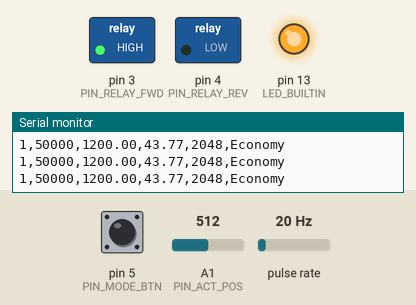
A sketch run on a simulated Teensy 4. On the bench: switched loads named in the sketch (green lamp = pin HIGH), output pins drawn as LEDs (lit = HIGH), the last lines printed to the serial monitor. Wiring (inferred from the names in the program): pulse sensor: data pin 2. Inputs (shaded band) come from the test bench; at power-on: pulse rate 20 Hz, A1 (PIN_ACT_POS) = 512, pin 5 (PIN_MODE_BTN) HIGH (analog values on the 0–1023 scale).

Above: at 1.2 s.
1.3 s: pulse rate (sensor on pin 2) set to 100 Hz
At 2.3 s:
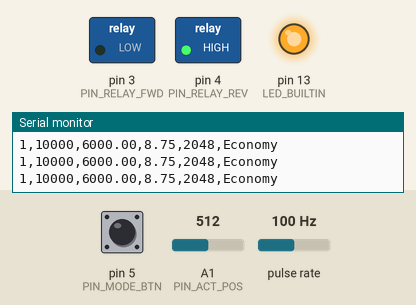
2.8 s: A1 (PIN_ACT_POS) set to 564
4.3 s: A1 (PIN_ACT_POS) set to 588
At 4.8 s:
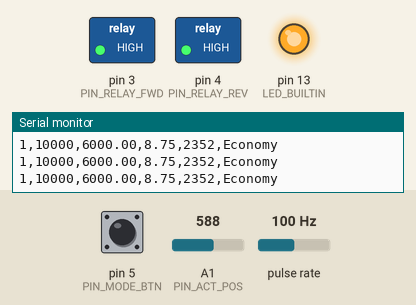
5.8 s: pin 5 (PIN_MODE_BTN) pulled LOW for 0.15 s
At 6.2 s:
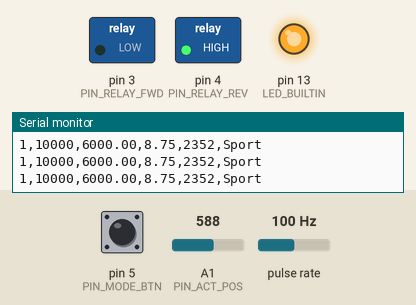
7.4 s: pin 5 (PIN_MODE_BTN) pulled LOW for 1 s
9.9 s: pulse rate (sensor on pin 2) set to 61 Hz
11.4 s: pulse rate (sensor on pin 2) set to 57 Hz
At 12.3 s:
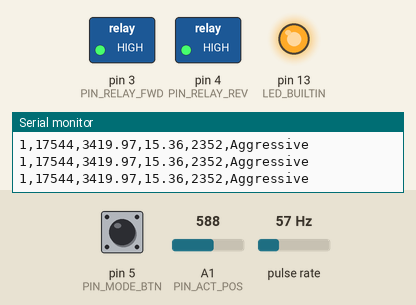
Timing chart, 0 to 13.9 s (numbered marks = the images above; inputs shaded):
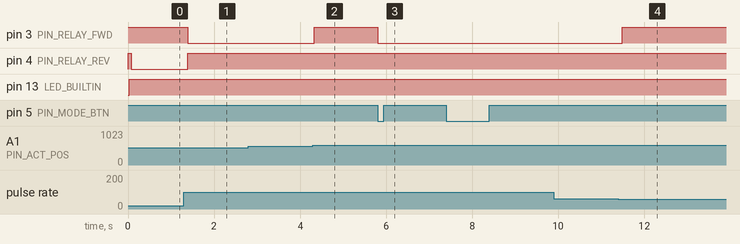

The sketch:

ECVT_Latest.ino
```cpp
// eCVT Firmware — Knight Racing Baja SAE
// Teensy 4.1 — Relay H-bridge actuator control with hall effect RPM
// Actuator: 12V, 6-inch (152mm) stroke, 2000N linear actuator with position feedback

#include <Watchdog_t4.h>
WDT_T4<WDT1> wdt;

// --- Pin assignments ---
const int PIN_HALL      = 2;   // Hall effect sensor (interrupt-capable, INPUT_PULLUP)
const int PIN_RELAY_FWD = 3;   // Forward relay control (active LOW)
const int PIN_RELAY_REV = 4;   // Reverse relay control (active LOW)
const int PIN_MODE_BTN  = 5;   // Mode cycle button (INPUT_PULLUP, press = LOW)
const int PIN_ACT_POS   = A1;  // Actuator position feedback (analog in)
// White wire is 0-5V — voltage divider required: 10k top + 8.2k bottom before this pin

// --- Timing constants ---
const int    MAGNETS_PER_REV        = 1;
const unsigned long RPM_TIMEOUT     = 1000000;  // 1 second in microseconds
const unsigned long RELAY_DEADTIME_MS = 75;     // Min ms between relay direction changes
const unsigned long PRINT_INTERVAL_US = 50000;  // Serial print every 50ms
const unsigned long FAULT_PRINT_INTERVAL_MS = 1000; // Fault messages every 1s

// --- Actuator constants ---
const int ACT_DEADBAND = 50;   // ADC counts — stop relay when within this of target
const int ACT_POS_MIN  = 100;  // Software position clamp — minimum safe ADC count
const int ACT_POS_MAX  = 2800; // Software position clamp — maximum safe ADC count (voltage divider tops out ~2794)
// Actuator: 12V, 152mm stroke, 2000N, ~12mm/s under load (verify from datasheet)
// Position scale: 0 = fully retracted, ~2794 = fully extended (voltage divider limits to ~2.25V)
// Resolution: 152mm / 2794 counts ≈ 0.054 mm/count

// --- Button debounce ---
const unsigned long BTN_DEBOUNCE_MS = 200;  // Minimum ms between accepted presses

// --- Fault detection constants ---
const int ACT_FEEDBACK_MIN     = 10;    // Below this = feedback wire likely broken/disconnected
const int ACT_FEEDBACK_MAX     = 3000;  // Above this = feedback wire shorted to power
const float RPM_MAX_VALID      = 4050.0; // Requirement ceiling is 3900 RPM + 150 noise margin
const float RPM_MIN_CONTROL    = 1800.0; // Below this = engine not under load, hold retracted
const unsigned long ACT_STALL_TIMEOUT_MS = 5000; // If actuator hasn't moved in this long while driving
// NOTE: 5s timeout accounts for the slower 152mm/2000N actuator (~12mm/s under load)

// --- Position rate-of-change fault detection ---
// At ~12mm/s and 0.054mm/count, max real rate is ~222 counts/sec (~11 counts/50ms).
// Threshold of 150 counts/50ms gives large margin for real movement but catches
// broken feedback wires or EMI spikes (which jump 1000+ counts instantly).
const int ACT_MAX_RATE_PER_CYCLE = 150;       // Max ADC count change per check interval
const unsigned long ACT_RATE_CHECK_MS = 50;    // Rate check interval

// --- EMA filter for actuator position feedback ---
// Alpha 0.15 with 50ms control loop gives ~300ms settling — smooths relay EMI
// and alternator ripple without adding dangerous lag to position tracking.
const float EMA_ALPHA = 0.15;

// --- Engine specs ---
const float ENGINE_HP = 10.0;  // Briggs & Stratton 10HP

// --- Hall sensor ISR variables (volatile) ---
volatile unsigned long lastPulseTime = 0;
volatile unsigned long pulseDelta = 0;
volatile bool newPulse = false;

// --- RPM rolling average ---
// A 4-sample rolling average of pulseDelta smooths out magnet bounce and marginal
// ISR triggers under vibration. At 3900 RPM worst-case, pulse period is ~15,385 us.
// 4 samples adds ~46 ms of latency — well within the 50 ms print/control interval.
//
// DESIGN NOTE — RPM spike blind spot:
// A single-sample spike can only push the 4-sample average above RPM_MAX_VALID (4050)
// when the true RPM is already near the ceiling (~3700+ RPM). At mid-range RPM the
// spike is absorbed into the average without triggering FAULT_RPM_IMPLAUSIBLE — this
// is intentional (prevents false faults from vibration) but means implausible-RPM
// detection has reduced sensitivity below ~3700 RPM. Account for this during
// on-vehicle calibration; if mid-range spike detection is required, reduce the
// RPM_AVG_SAMPLES count or add a single-sample instantaneous check.
const int RPM_AVG_SAMPLES = 4;
unsigned long deltaBuffer[RPM_AVG_SAMPLES] = {0};
int deltaBufferIdx = 0;
int deltaBufferCount = 0;  // Tracks fill level — don't average until buffer is full

// --- Fault flags ---
enum FaultCode {
  FAULT_NONE           = 0,
  FAULT_ACT_FEEDBACK   = 1,  // Actuator position feedback out of range
  FAULT_BTN_RESERVED   = 2,  // Reserved
  FAULT_RPM_IMPLAUSIBLE = 3, // RPM reading above physical limit
  FAULT_ACT_STALL      = 4,  // Actuator not moving despite being driven
  FAULT_ACT_RATE       = 5   // Position feedback changed impossibly fast (wiring fault or EMI)
};

FaultCode activeFault = FAULT_NONE;
bool faultLatched = false;  // Once critical fault triggers, stay in fault until reset

// --- Global state ---
unsigned long lastDetectionTime = 0;
unsigned long timeDelta = 0;
float rpm = 0;
float lastValidRpm = 0;  // Retained across noise spikes — used when current reading is rejected
bool rpmValid = false;
int actuatorPos = 0;
unsigned long lastDirectionChange = 0;
int lastRelayState = 0;  // 0=stopped, 1=fwd, -1=rev

// Mode button state
int presetIndex = 0;  // 0=Economy, 1=Sport, 2=Aggressive
bool lastBtnState = HIGH;
unsigned long lastBtnTime = 0;

// Fault detection state
int lastActuatorPos = 0;
unsigned long actLastMoveTime = 0;
unsigned long lastFaultPrintTime = 0;
bool actuatorInDeadband = false;  // Set by driveActuator when position is within target deadband

// Rate-of-change fault detection state
int prevPosForRate = -1;          // -1 = not yet initialized
unsigned long lastRateCheckTime = 0;

// EMA filter state
float emaActuatorPos = 0.0;
bool emaInitialized = false;

// --- Preset structure ---
const int MAX_BREAKPOINTS = 7;

struct RpmPreset {
  const char* name;
  int rpmThresholds[MAX_BREAKPOINTS];
  int actPositions[MAX_BREAKPOINTS];  // Actuator position targets in ADC counts (0-2794 = 0-152mm)
  int numPoints;
};

// Placeholder values — MUST be calibrated on vehicle with actual CVT variator.
// RPM range: 1800–3900 per requirement. Below 1800 = hold retracted (RPM_MIN_CONTROL).
// Positions are ADC counts after voltage divider (0 = retracted, ~2794 = fully extended).
//
// TODO: Secondary driven-shaft sensor needed to close the loop on actual CVT ratio.
//       Until then, these curves map engine RPM to actuator position as a proxy only.
//       Calibration requires measuring sheave position vs belt ratio on the bench,
//       then tuning breakpoints during on-vehicle dyno/driving tests.

const RpmPreset PRESET_ECONOMY = {
  "Economy",
  {1800, 2150, 2500, 2850, 3200, 3550, 3900},
  { 400,  700, 1000, 1350, 1700, 2050, 2400},
  7
};

const RpmPreset PRESET_SPORT = {
  "Sport",
  {1800, 2150, 2500, 2850, 3200, 3550, 3900},
  { 500,  850, 1200, 1600, 2000, 2350, 2600},
  7
};

const RpmPreset PRESET_AGGRESSIVE = {
  "Aggressive",
  {1800, 2150, 2500, 2850, 3200, 3550, 3900},
  { 600, 1000, 1400, 1800, 2200, 2500, 2700},
  7
};

// Active preset pointer
const RpmPreset* activePreset = &PRESET_ECONOMY;

// --- Hall effect ISR ---
// Accuracy derivation (SR_20/SR_21: 0.05% RPM accuracy over 1800–3900 range):
//
//   At 3900 RPM (worst case — shortest period):
//     Period = 60e6 / 3900 = 15,385 us
//     micros() resolution on Teensy 4.1 = 1 us (hardware timer, no jitter)
//     Single-sample quantization error = 1 / 15385 = 0.0065% — meets 0.05%
//
//   With 4-sample rolling average:
//     Random jitter (magnet wobble, ISR latency ~0.2 us on Cortex-M7) averages out.
//     Effective jitter contribution ≈ 0.2 / (15385 * sqrt(4)) = 0.00065% — negligible.
//     Dominant error source becomes magnet placement concentricity, not firmware.
//
//   At 1800 RPM (longest period in control range):
//     Period = 60e6 / 1800 = 33,333 us
//     Single-sample error = 1 / 33333 = 0.003% — even better.
//
void hallISR() {
  unsigned long now = micros();
  pulseDelta = now - lastPulseTime;
  lastPulseTime = now;
  newPulse = true;
}

// --- Torque calculation ---
float calculateTorque(float currentRpm) {
  if (currentRpm == 0) {
    return 0.0;
  }
  // Torque (lb-ft) = (HP * 5252) / RPM
  return (ENGINE_HP * 5252.0) / currentRpm;
}

// --- Preset list for cycling ---
const RpmPreset* PRESETS[] = { &PRESET_ECONOMY, &PRESET_SPORT, &PRESET_AGGRESSIVE };
const int NUM_PRESETS = 3;

// --- Mode selection via button press ---
// Button wired between PIN_MODE_BTN and GND, uses INPUT_PULLUP
// Each press cycles: Economy → Sport → Aggressive → Economy ...
void selectPresetFromButton() {
  bool btnState = digitalRead(PIN_MODE_BTN);

  // Detect falling edge (press) with debounce
  if (btnState == LOW && lastBtnState == HIGH) {
    if (millis() - lastBtnTime > BTN_DEBOUNCE_MS) {
      presetIndex = (presetIndex + 1) % NUM_PRESETS;
      activePreset = PRESETS[presetIndex];
      Serial.print("Preset: ");
      Serial.println(activePreset->name);
      lastBtnTime = millis();
    }
  }
  lastBtnState = btnState;
}

// --- Look up actuator target position from RPM and active preset ---
int getActuatorTargetForRpm(float currentRpm) {
  int target;

  if (currentRpm == 0) {
    target = activePreset->actPositions[0];
  }
  else if (currentRpm >= activePreset->rpmThresholds[activePreset->numPoints - 1]) {
    target = activePreset->actPositions[activePreset->numPoints - 1];
  }
  else {
    // Default to first position. If RPM is nonzero but below rpmThresholds[0],
    // we clamp to actPositions[0] — no interpolation below the lowest breakpoint.
    target = activePreset->actPositions[0];
    for (int i = 0; i < activePreset->numPoints - 1; i++) {
      if (currentRpm >= activePreset->rpmThresholds[i] &&
          currentRpm < activePreset->rpmThresholds[i + 1]) {
        target = map((int)currentRpm,
                     activePreset->rpmThresholds[i],
                     activePreset->rpmThresholds[i + 1],
                     activePreset->actPositions[i],
                     activePreset->actPositions[i + 1]);
        break;
      }
    }
  }

  // Clamp to safe position range
  return constrain(target, ACT_POS_MIN, ACT_POS_MAX);
}

// --- Stop actuator — safe shutdown of both relays ---
void stopActuator() {
  digitalWrite(PIN_RELAY_FWD, HIGH);
  digitalWrite(PIN_RELAY_REV, HIGH);
  lastRelayState = 0;
}

// --- Drive actuator toward target with deadtime protection ---
// CRITICAL: IN1 and IN2 must NEVER both be LOW simultaneously (dead short)
void driveActuator(int target) {
  int newState;

  if (actuatorPos < target - ACT_DEADBAND) {
    newState = 1;   // Extend (FWD)
    actuatorInDeadband = false;
  }
  else if (actuatorPos > target + ACT_DEADBAND) {
    newState = -1;  // Retract (REV)
    actuatorInDeadband = false;
  }
  else {
    newState = 0;   // Within deadband — stop
    actuatorInDeadband = true;
  }

  // If direction is changing, enforce deadtime
  if (newState != lastRelayState && newState != 0) {
    if (millis() - lastDirectionChange < RELAY_DEADTIME_MS) {
      // Not enough time elapsed — coast (both off)
      digitalWrite(PIN_RELAY_FWD, HIGH);
      digitalWrite(PIN_RELAY_REV, HIGH);
      return;
    }
  }

  if (newState != lastRelayState) {
    // Always turn both off first before changing direction
    digitalWrite(PIN_RELAY_FWD, HIGH);
    digitalWrite(PIN_RELAY_REV, HIGH);

    if (newState == 1) {
      digitalWrite(PIN_RELAY_FWD, LOW);  // Active LOW — energize FWD
    }
    else if (newState == -1) {
      digitalWrite(PIN_RELAY_REV, LOW);  // Active LOW — energize REV
    }

    lastDirectionChange = millis();
    lastRelayState = newState;
  }
}

// --- Fault detection ---
// Returns FAULT_NONE if healthy, or a fault code if something is wrong
FaultCode checkFaults() {
  // 1. Actuator feedback wire check
  if (actuatorPos < ACT_FEEDBACK_MIN || actuatorPos > ACT_FEEDBACK_MAX) {
    return FAULT_ACT_FEEDBACK;
  }

  // 2. Position rate-of-change check — catches broken wires and EMI spikes
  if (millis() - lastRateCheckTime >= ACT_RATE_CHECK_MS) {
    if (prevPosForRate >= 0) {
      int posDelta = abs(actuatorPos - prevPosForRate);
      if (posDelta > ACT_MAX_RATE_PER_CYCLE) {
        return FAULT_ACT_RATE;
      }
    }
    prevPosForRate = actuatorPos;
    lastRateCheckTime = millis();
  }

  // 3. RPM plausibility check
  if (rpmValid && rpm > RPM_MAX_VALID) {
    return FAULT_RPM_IMPLAUSIBLE;
  }

  // 4. Actuator stall check — driving but position not changing
  if (lastRelayState != 0) {
    // Relay is active — check if actuator is actually moving
    if (abs(actuatorPos - lastActuatorPos) > ACT_DEADBAND / 2) {
      actLastMoveTime = millis();
      lastActuatorPos = actuatorPos;
    }
    else if (millis() - actLastMoveTime > ACT_STALL_TIMEOUT_MS) {
      return FAULT_ACT_STALL;
    }
  }
  else if (actuatorInDeadband) {
    // Only reset stall timer when stopped AND confirmed within deadband of target.
    // If relay turned off for other reasons (deadtime coast, obstruction), the timer
    // keeps running so stall can still trigger on the next drive attempt.
    actLastMoveTime = millis();
    lastActuatorPos = actuatorPos;
  }

  return FAULT_NONE;
}

// --- Enter fail-safe mode ---
// Retract actuator to minimum position, halt all adjustments
void enterFailSafe(FaultCode fault) {
  activeFault = fault;
  faultLatched = true;
  stopActuator();
}

// --- Print fault status periodically ---
void printFault() {
  if (millis() - lastFaultPrintTime < FAULT_PRINT_INTERVAL_MS) return;
  lastFaultPrintTime = millis();

  Serial.print("FAULT,");
  switch (activeFault) {
    case FAULT_ACT_FEEDBACK:    Serial.print("ACT_FEEDBACK_LOST"); break;
    case FAULT_BTN_RESERVED:    Serial.print("RESERVED"); break;
    case FAULT_RPM_IMPLAUSIBLE: Serial.print("RPM_IMPLAUSIBLE"); break;
    case FAULT_ACT_STALL:       Serial.print("ACT_STALL"); break;
    case FAULT_ACT_RATE:        Serial.print("ACT_RATE_EXCEED"); break;
    default:                    Serial.print("UNKNOWN"); break;
  }
  Serial.print(",");
  Serial.print(actuatorPos);
  Serial.print(",");
  Serial.println(activePreset->name);
}

// --- Startup feedback calibration ---
// Validates actuator feedback sensor at boot and initializes EMA filter.
// Takes 32 averaged samples (~16ms) to reject noise. If reading is outside
// the valid feedback range, enters fail-safe immediately (bad wiring).
void calibrateFeedback() {
  long sum = 0;
  const int CAL_SAMPLES = 32;
  for (int i = 0; i < CAL_SAMPLES; i++) {
    sum += analogRead(PIN_ACT_POS);
    delayMicroseconds(500);
  }
  int baseline = sum / CAL_SAMPLES;

  // Initialize EMA filter with measured baseline — prevents cold-start transient
  emaActuatorPos = (float)baseline;
  emaInitialized = true;
  actuatorPos = baseline;
  lastActuatorPos = baseline;
  prevPosForRate = baseline;

  // Verify feedback is in valid range
  if (baseline < ACT_FEEDBACK_MIN || baseline > ACT_FEEDBACK_MAX) {
    Serial.print("CAL_FAIL,FEEDBACK_OUT_OF_RANGE,");
    Serial.println(baseline);
    enterFailSafe(FAULT_ACT_FEEDBACK);
    return;
  }

  Serial.print("CAL_OK,BASELINE,");
  Serial.println(baseline);
}

void setup() {
  Serial.begin(9600);  // 9600 baud — lower = more EMI resistant on noisy vehicle
  analogReadResolution(12);

  // Hall sensor — INPUT_PULLUP: HIGH at rest, LOW when magnet present
  pinMode(PIN_HALL, INPUT_PULLUP);
  attachInterrupt(digitalPinToInterrupt(PIN_HALL), hallISR, FALLING);

  // Relay pins — default both HIGH (relays off, active LOW module)
  pinMode(PIN_RELAY_FWD, OUTPUT);
  pinMode(PIN_RELAY_REV, OUTPUT);
  digitalWrite(PIN_RELAY_FWD, HIGH);
  digitalWrite(PIN_RELAY_REV, HIGH);

  // Mode button — INPUT_PULLUP, button connects pin to GND
  pinMode(PIN_MODE_BTN, INPUT_PULLUP);

  // No pinMode needed for analog input pin (PIN_ACT_POS)

  pinMode(LED_BUILTIN, OUTPUT);

  // Initialize fault detection timers
  actLastMoveTime = millis();

  // Validate feedback sensor and initialize EMA filter
  calibrateFeedback();

  // Hardware watchdog — resets MCU if loop() stalls for >500ms.
  // Safe because fail-safe state (stopActuator) engages on any reset.
  WDT_timings_t wdtConfig;
  wdtConfig.timeout = 0.5;  // 500ms
  wdt.begin(wdtConfig);
}

void loop() {
  wdt.feed();  // Kick watchdog — must be called within 500ms or MCU resets

  // --- If in latched fault state, hold safe and report ---
  if (faultLatched) {
    stopActuator();
    actuatorPos = analogRead(PIN_ACT_POS);
    printFault();
    return;  // No control activity until manual reset (power cycle)
  }

  // --- 1. Check for new hall pulse from ISR ---
  if (newPulse) {
    noInterrupts();
    unsigned long delta = pulseDelta;
    newPulse = false;
    interrupts();

    if (delta > 0) {
      // Push into rolling average buffer
      deltaBuffer[deltaBufferIdx] = delta;
      deltaBufferIdx = (deltaBufferIdx + 1) % RPM_AVG_SAMPLES;
      if (deltaBufferCount < RPM_AVG_SAMPLES) deltaBufferCount++;

      // Compute averaged delta
      unsigned long sum = 0;
      for (int i = 0; i < deltaBufferCount; i++) sum += deltaBuffer[i];
      timeDelta = sum / deltaBufferCount;

      rpm = 60000000.0 / (timeDelta * MAGNETS_PER_REV);
      lastValidRpm = rpm;  // Store last clean reading for fault recovery
    }
    // Only mark RPM as valid once the rolling average buffer is fully populated.
    // First few samples would average with fewer points, producing unstable readings.
    rpmValid = (deltaBufferCount >= RPM_AVG_SAMPLES);
    lastDetectionTime = micros();
    digitalWrite(LED_BUILTIN, HIGH);
  }

  // --- 2. Check for RPM timeout ---
  if (rpmValid && (micros() - lastDetectionTime > RPM_TIMEOUT)) {
    rpm = 0;
    rpmValid = false;
    digitalWrite(LED_BUILTIN, LOW);

    Serial.print("0,0,0.00,0.00,");
    Serial.print(actuatorPos);
    Serial.print(",");
    Serial.println(activePreset->name);
  }

  // --- 3. Read mode button and select preset ---
  selectPresetFromButton();

  // --- 4. Read actuator position feedback (EMA filtered) ---
  int rawPos = analogRead(PIN_ACT_POS);
  if (!emaInitialized) {
    emaActuatorPos = (float)rawPos;
    emaInitialized = true;
  } else {
    emaActuatorPos = EMA_ALPHA * rawPos + (1.0 - EMA_ALPHA) * emaActuatorPos;
  }
  actuatorPos = (int)(emaActuatorPos + 0.5);

  // --- 5. Fault detection ---
  FaultCode fault = checkFaults();
  if (fault != FAULT_NONE) {
    if (fault == FAULT_ACT_FEEDBACK || fault == FAULT_ACT_STALL || fault == FAULT_ACT_RATE) {
      // Critical — latch into fail-safe
      enterFailSafe(fault);
      return;
    }
    else {
      // Non-critical — log warning but continue operating
      activeFault = fault;
      printFault();
      // For implausible RPM, reject the reading and hold last good value
      if (fault == FAULT_RPM_IMPLAUSIBLE) {
        rpm = lastValidRpm;
        // Keep rpmValid true — we're using the last good reading, not zeroing out
      }
    }
  }
  else {
    activeFault = FAULT_NONE;
  }

  // --- 6. Look up target and drive actuator ---
  // Below RPM_MIN_CONTROL (1800), engine is not under load — hold actuator retracted
  // to keep belt at low ratio. Don't try to interpolate into undefined preset region.
  int targetPos;
  if (rpm > 0 && rpm < RPM_MIN_CONTROL) {
    targetPos = ACT_POS_MIN;  // Retracted / low ratio
  } else {
    targetPos = getActuatorTargetForRpm(rpm);
  }
  driveActuator(targetPos);

  // --- 7. Periodic Serial output ---
  static unsigned long lastPrintTime = 0;
  if (micros() - lastPrintTime > PRINT_INTERVAL_US && rpmValid) {
    float torque = calculateTorque(rpm);
    Serial.print("1,");
    Serial.print(timeDelta);
    Serial.print(",");
    Serial.print(rpm, 2);
    Serial.print(",");
    Serial.print(torque, 2);
    Serial.print(",");
    Serial.print(actuatorPos);
    Serial.print(",");
    Serial.println(activePreset->name);
    lastPrintTime = micros();
  }
}
```

Measured:
- the behaviour switches between 572 and 573 on A1 (PIN_ACT_POS) (found by bisection; images 1 and 2)
- the behaviour switches between 58 and 57 Hz on pulse rate (sensor on pin 2) (found by bisection; images 3 and 4)
- after the input at 1.3 s, pin 3 (PIN_RELAY_FWD): HIGH → LOW after 0.09 s; pin 4 (PIN_RELAY_REV): LOW → HIGH after 0.09 s
- after the input at 4.3 s, pin 3 (PIN_RELAY_FWD): LOW → HIGH at once
- after the input at 5.8 s, pin 3 (PIN_RELAY_FWD): HIGH → LOW at once
- after the input at 11.4 s, pin 3 (PIN_RELAY_FWD): LOW → HIGH after 0.09 s
